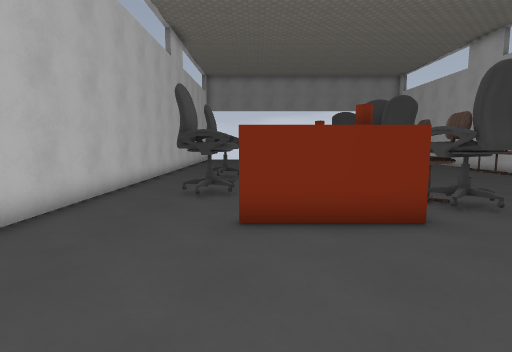
View 1 (above)

16 first-person views from a walk through a Godot game level. The camera is 1.5 m above the floor, tilts 6° down and sees 80° across. The floor is counted in squares, 1 m on a side. Each view is taken from the middle of a square. On the plan, view 1 faces up. The plan holds only what a view shows up to about 15 squares ahead; the rest is blank. Surface patterns are stand-ins for the level's own textures.

View 2
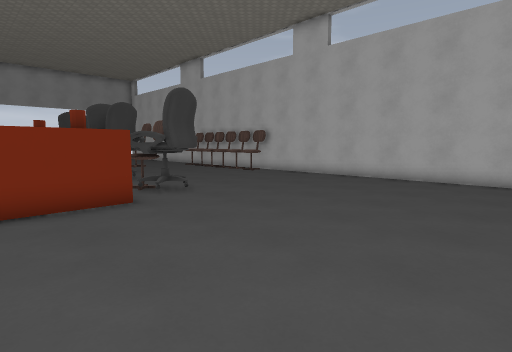

View 3
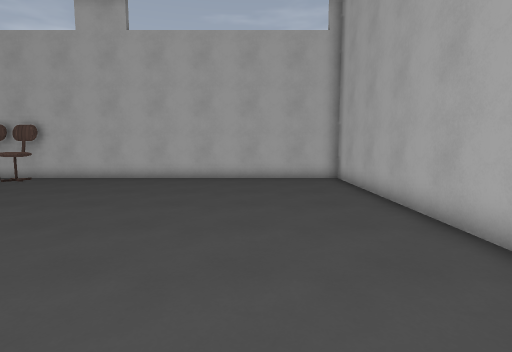

View 4
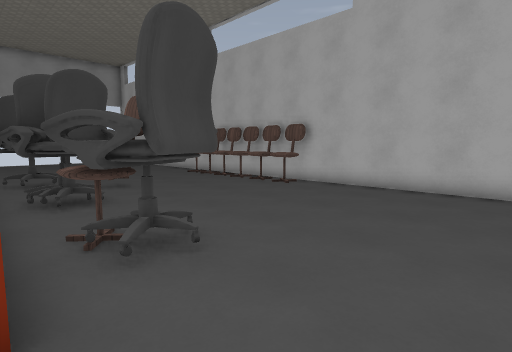

View 5
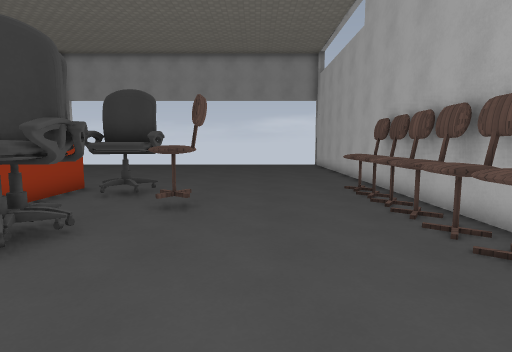

View 6
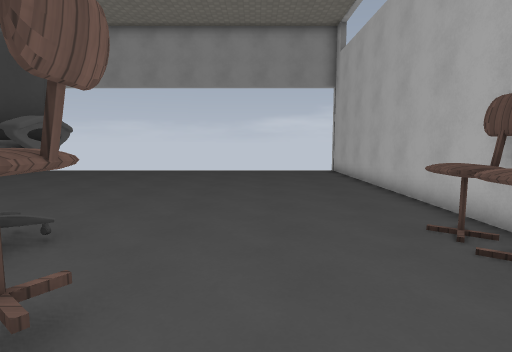

View 7
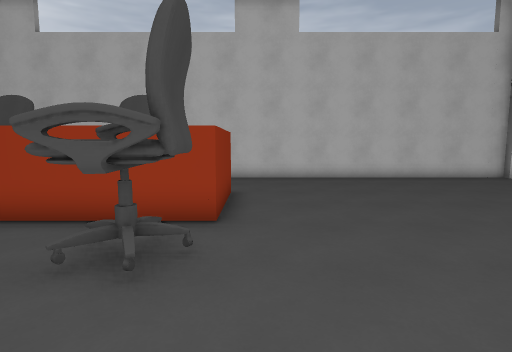

View 8
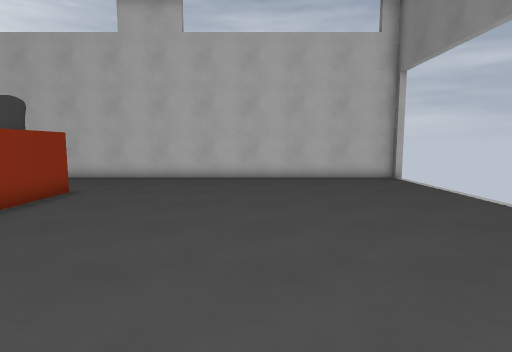

View 9
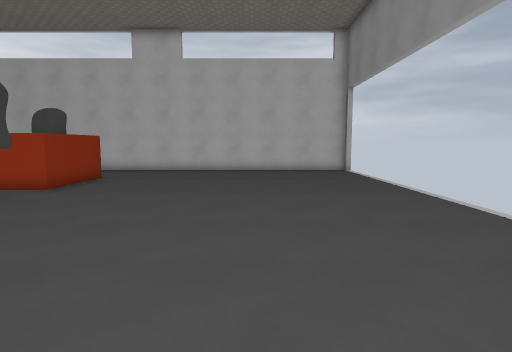

View 10
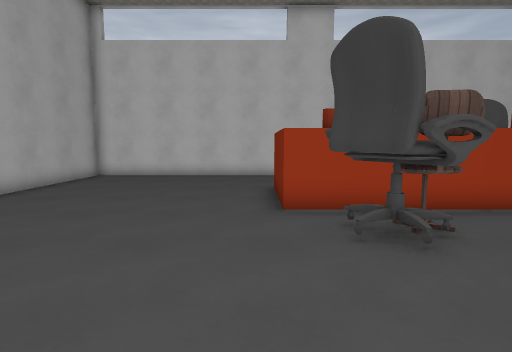

View 11
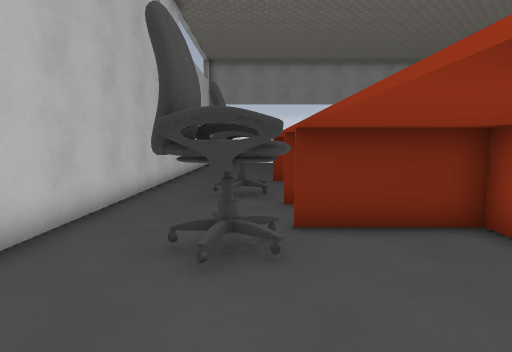

View 12
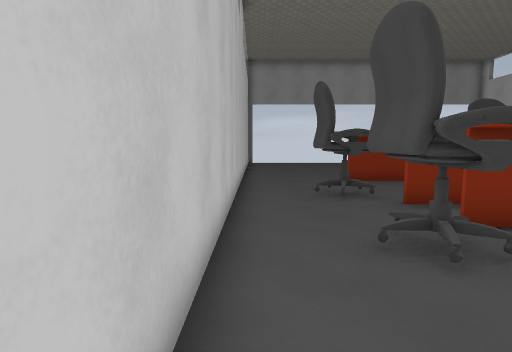

View 13
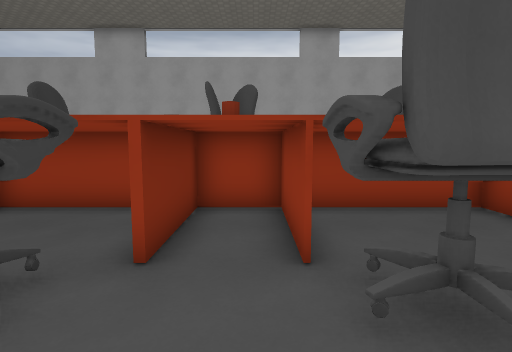

View 14
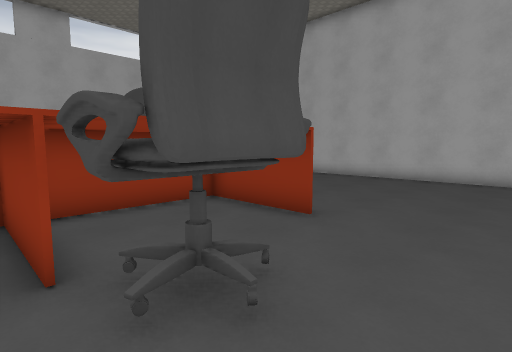

View 15
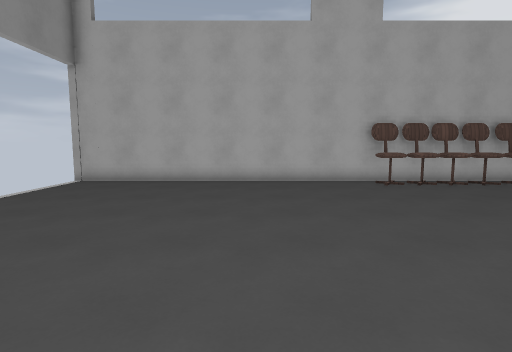

View 16
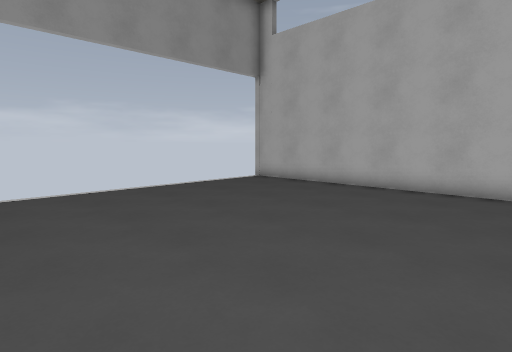

### Floor plan
Points are (right, up) in squares from view 1. A wall is a line through its corners. A room is listed if a view was taken in it or the views show most of it. See-through windows are left out.
Room 1 (views 1, 2, 3, 4, 5, 6, 7, 8, 9, 10, 11, 12, 13, 14, 15, 16)
walls: (3.1, 13.9) (3.1, 17); (3.2, 10.9) (3.2, 5.6) (-0.4, 5.6); (3.1, 10.3) (-0.4, 10.3); (2, 17.1) (-0.4, 17.1); (-0.4, 17.2) (3.2, 17.2) (3.2, 13); (-0.4, 10.4) (3.1, 10.4); (3.1, 6.4) (3.1, 12.4) (-0.4, 12.4); (13.4, 17.6) (13.4, 29.4); (-0.4, 5.7) (3.1, 5.7); (-4.6, 29.1) (-4.6, -2.6) (13.4, -2.6) (13.4, 10.3); (-4.3, 29.5) (-4.3, 29)
ways out: gap at (0, 10)
objects: chair (-2, 8) to (-1, 10); chair (-2, 13) to (-1, 15); chair (4, 7) to (6, 8); chair (4, 8) to (5, 8); chair (4, 11) to (6, 13); chair (4, 16) to (6, 17); chair (6, 11); chair (7, 14); chair (12, 11) to (13, 11); chair (12, 12) to (13, 13); chair (12, 14) to (13, 14); chair (12, 15) to (13, 16); chair (12, 16) to (13, 17); chair (13, 13)

Where each view was taken, in squares from view 1:
view 1: 0 up, 0 right, facing up
view 2: 2 down, 0 right, facing up-right
view 3: 1 up, 0 right, facing right
view 4: 3 up, 3 right, facing up-right
view 5: 7 up, 9 right, facing up
view 6: 12 up, 9 right, facing up
view 7: 18 up, 9 right, facing left
view 8: 23 up, 9 right, facing left
view 9: 24 up, 13 right, facing left
view 10: 5 up, 10 right, facing left
view 11: 5 up, 1 left, facing up
view 12: 5 up, 4 left, facing up
view 13: 11 up, 4 left, facing right
view 14: 11 up, 4 left, facing down-right
view 15: 22 up, 1 right, facing right
view 16: 19 up, 3 right, facing up-right
